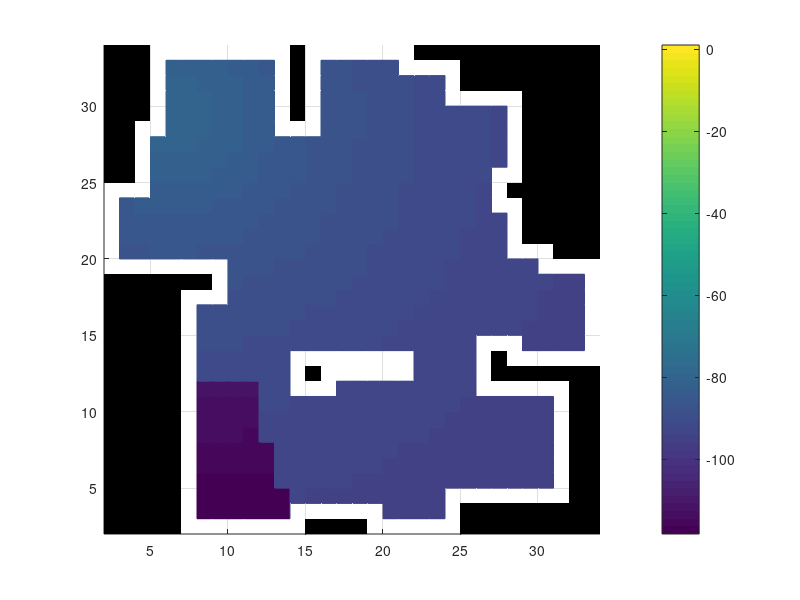

The MATLAB source for this figure:
clear all
close all
%fid = fopen('datapathloss.txt','r');
fid = fopen('buildings-pathloss-profiler-28-5.txt','r');
%fid = fopen('buildings-pathloss-profiler-16-16.txt','r');
x = zeros(2000,3);

ind = 1;
while ~feof(fid)
    xdata=num2cell(str2num(fgets(fid)));
    xdata = xdata(1:3);
    x(ind,:) = cell2mat(xdata);
    ind=ind+1;
end

x(ind:end,:) = [];
fin = zeros(round(sqrt(size(x,1))),round(sqrt(size(x,1))));

for i = 1:size(x,1)
    fin(x(i,1)+1, x(i,2)+1) = x(i,3); 
end


%surf(fin, 'EdgeColor', 'flat');
%zlim([-120 -80])
%zticks(-120:2:-75)
%colorbar
%hold on

%fid2 = fopen('map_2d_small.txt','r');
fid2 = fopen('map_2d.txt','r');
obst = zeros(34,34);
%obst = zeros(16,16);

ind = 1;
while ~feof(fid2)
    obst_xdata=num2cell(str2num(fgets(fid2)));
    obst(ind,:) = cell2mat(obst_xdata);
    ind=ind+1;
end

obst(obst==0) = NaN;
indices = find(isnan(obst) == 0);
fin(indices) = NaN;

%surf(fin);
surf(fin, 'EdgeColor', 'flat');
grayColor = [.7 .7 .7];
set(gca,'Color',grayColor)
xlim([2 34])
ylim([2 34])
view(0, 90)
%zlim([-120 -80])
%zticks(-120:2:-75)
colorbar
hold on

%figure
surf(obst, 'FaceColor', 'k', 'EdgeAlpha', 0.8);
%surf(obst, 'EdgeAlpha', 0.8);
fclose(fid)
fclose(fid2)